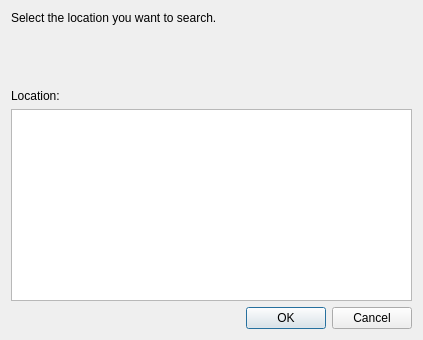
<?xml version="1.0" encoding="UTF-8"?>
<ui version="4.0">
 <class>Form</class>
 <widget class="QWidget" name="Form">
  <property name="geometry">
   <rect>
    <x>0</x>
    <y>0</y>
    <width>423</width>
    <height>340</height>
   </rect>
  </property>
  <property name="windowTitle">
   <string>Form</string>
  </property>
  <layout class="QGridLayout" name="gridLayout">
   <item row="0" column="0">
    <widget class="QLabel" name="label">
     <property name="text">
      <string>Select the location you want to search.</string>
     </property>
    </widget>
   </item>
   <item row="1" column="0">
    <spacer name="verticalSpacer">
     <property name="orientation">
      <enum>Qt::Vertical</enum>
     </property>
     <property name="sizeHint" stdset="0">
      <size>
       <width>398</width>
       <height>38</height>
      </size>
     </property>
    </spacer>
   </item>
   <item row="2" column="0">
    <widget class="QLabel" name="label_2">
     <property name="text">
      <string>Location:</string>
     </property>
    </widget>
   </item>
   <item row="3" column="0">
    <widget class="QTreeView" name="treeView"/>
   </item>
   <item row="4" column="0">
    <widget class="QDialogButtonBox" name="dialogButtonBox">
     <property name="standardButtons">
      <set>QDialogButtonBox::Cancel|QDialogButtonBox::Ok</set>
     </property>
    </widget>
   </item>
  </layout>
 </widget>
 <resources/>
 <connections/>
</ui>
